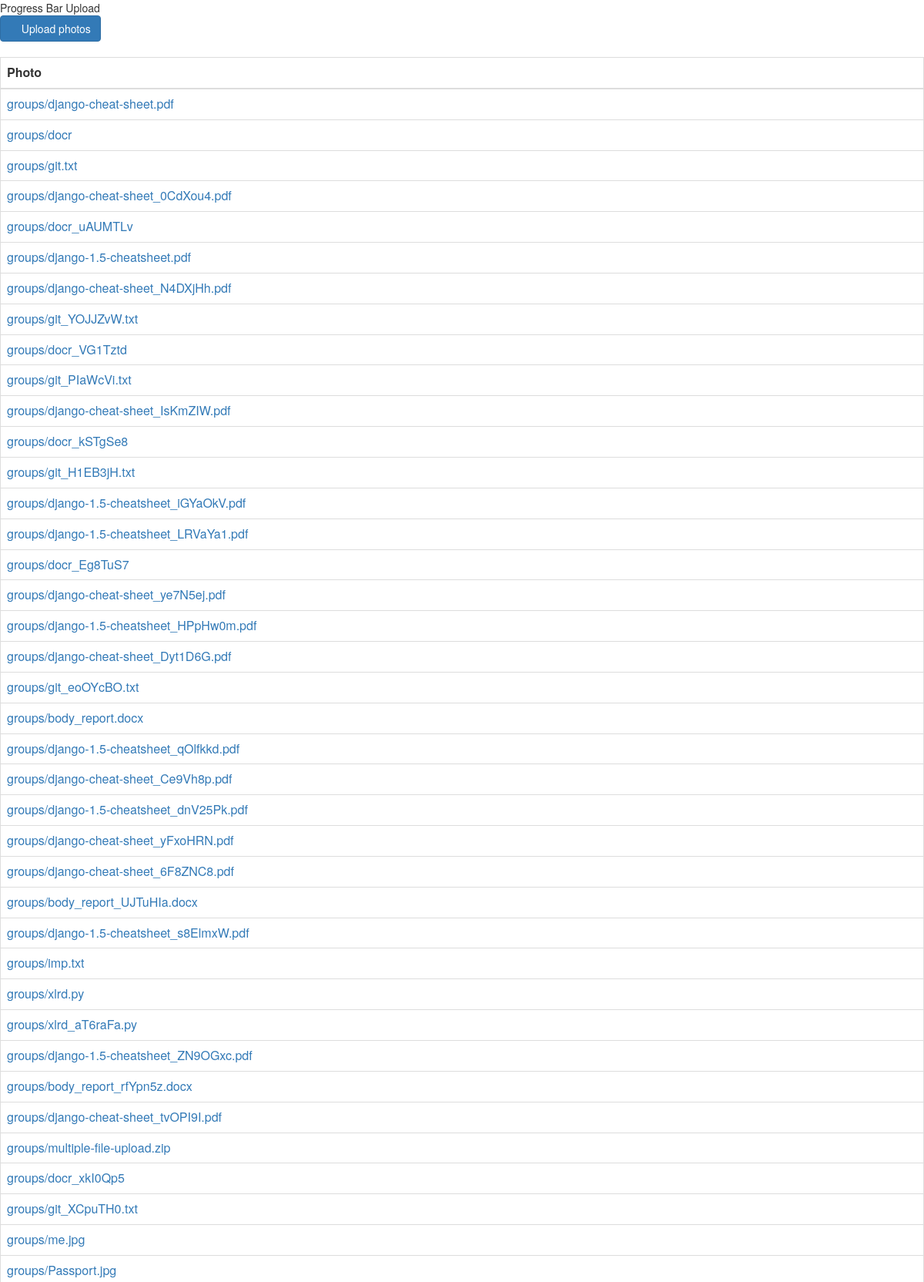
/create-group/ (upper part), run on the app's committed database.
### group/models.py (models this page shows)
class Group(models.Model):
	name=models.CharField(max_length=20)
	file=models.FileField(upload_to='groups/')
	created=models.DateTimeField(auto_now_add=True)

### group/views.py (the view, shortened to what this page needs)
# urls.py: url(r'^create-group/$',views.CreateGroup.as_view(),name='create-group'),
class CreateGroup(View):
	def get(self, request):
		group_list = Group.objects.all()
		return render(self.request, 'index.html', {'groups': group_list})

### group/templates/index.html (shortened to what this page needs)
{% load staticfiles %}
    <link href="{% static 'css/bootstrap.min.css' %}" rel="stylesheet">
{% block photos_content %}
  <div style="margin-bottom: 20px;">
    <button type="button" class="btn btn-primary js-upload-photos">
      <span class="glyphicon glyphicon-cloud-upload"></span> Upload photos
    </button>
  </div>
  <table id="gallery" class="table table-bordered">
    <thead>
      <tr>
        <th>Photo</th>
      </tr>
    </thead>
    <tbody>
      {% for group in groups %}
        <tr>
          <td><a href="{{ group.file.url }}">{{ group.file.name }}</a></td>
        </tr>
      {% endfor %}
    </tbody>
  </table>
{% endblock %}

### data on the page
Group: file.name "groups/django-cheat-sheet.pdf"
Group: file.name "groups/docr"
Group: file.name "groups/git.txt"
Group: file.name "groups/django-cheat-sheet_0CdXou4.pdf"
Group: file.name "groups/docr_uAUMTLv"
Group: file.name "groups/django-1.5-cheatsheet.pdf"
Group: file.name "groups/django-cheat-sheet_N4DXjHh.pdf"
Group: file.name "groups/git_YOJJZvW.txt"
Group: file.name "groups/docr_VG1Tztd"
Group: file.name "groups/git_PIaWcVi.txt"
Group: file.name "groups/django-cheat-sheet_IsKmZIW.pdf"
Group: file.name "groups/docr_kSTgSe8"
Group: file.name "groups/git_H1EB3jH.txt"
Group: file.name "groups/django-1.5-cheatsheet_iGYaOkV.pdf"
Group: file.name "groups/django-1.5-cheatsheet_LRVaYa1.pdf"
Group: file.name "groups/docr_Eg8TuS7"
Group: file.name "groups/django-cheat-sheet_ye7N5ej.pdf"
Group: file.name "groups/django-1.5-cheatsheet_HPpHw0m.pdf"
Group: file.name "groups/django-cheat-sheet_Dyt1D6G.pdf"
Group: file.name "groups/git_eoOYcBO.txt"
Group: file.name "groups/body_report.docx"
Group: file.name "groups/django-1.5-cheatsheet_qOlfkkd.pdf"
Group: file.name "groups/django-cheat-sheet_Ce9Vh8p.pdf"
Group: file.name "groups/django-1.5-cheatsheet_dnV25Pk.pdf"
Group: file.name "groups/django-cheat-sheet_yFxoHRN.pdf"
Group: file.name "groups/django-cheat-sheet_6F8ZNC8.pdf"
Group: file.name "groups/body_report_UJTuHIa.docx"
Group: file.name "groups/django-1.5-cheatsheet_s8ElmxW.pdf"
Group: file.name "groups/imp.txt"
Group: file.name "groups/xlrd.py"
Group: file.name "groups/xlrd_aT6raFa.py"
Group: file.name "groups/django-1.5-cheatsheet_ZN9OGxc.pdf"
Group: file.name "groups/body_report_rfYpn5z.docx"
Group: file.name "groups/django-cheat-sheet_tvOPI9I.pdf"
Group: file.name "groups/multiple-file-upload.zip"
Group: file.name "groups/docr_xkI0Qp5"
Group: file.name "groups/git_XCpuTH0.txt"
Group: file.name "groups/me.jpg"
Group: file.name "groups/Passport.jpg"
